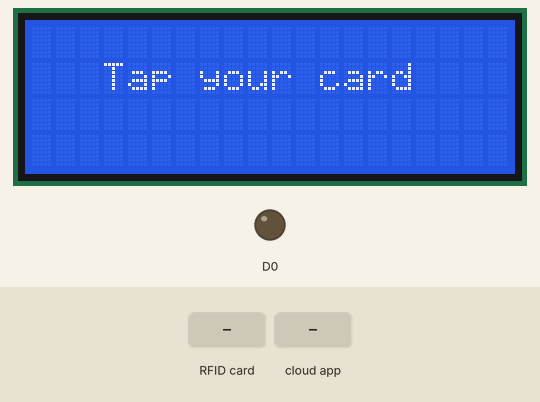
This sketch was run on a simulated ESP8266 (NodeMCU). Parts: 20×4 character LCD, output pins drawn as LEDs (lit = HIGH). The test bench sets the inputs (shaded band). WiFi joins after 1.5 s; servers stay silent unless stated; the Firebase database answers and starts empty.

Above: at 3.8 s.
3.9 s: RFID card 5E 7A 19 C4 held to the reader
At 4.5 s:
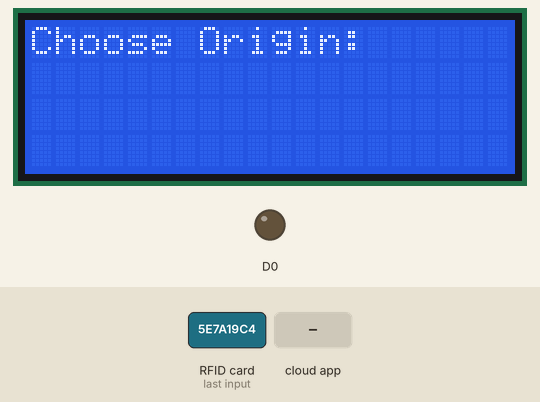
5.5 s: the phone or cloud app sets Place to 1
At 5.96 s:
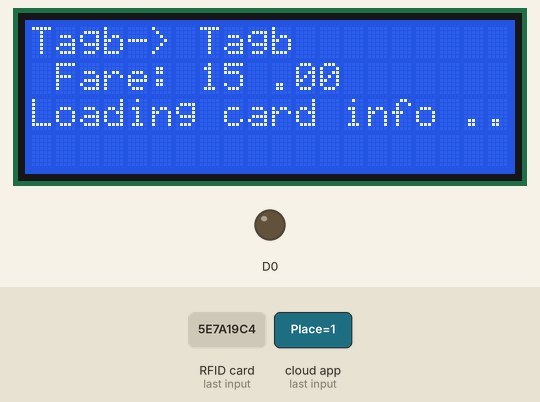
At 6.4 s:
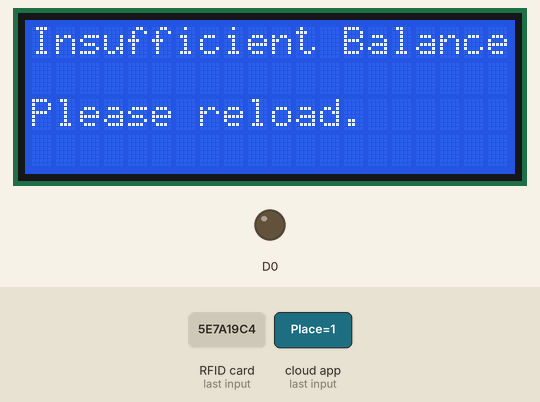
Timing chart, 0 to 10.7 s (numbered marks = the images above; inputs shaded):
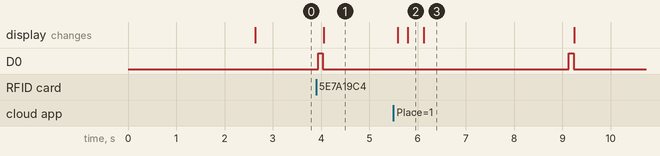

The sketch:

RFID_BBFCS.ino
```cpp
//ESP8266
#include <ArduinoJson.h>          // https://github.com/bblanchon/ArduinoJson
#include <ESP8266Firebase.h>
#include <ESP8266WiFi.h>

//RFID
#include <SPI.h>
#include <MFRC522.h>

//GPS
#include <TinyGPS++.h>
#include <SoftwareSerial.h>

//LCD
#include <Wire.h>
#include <LiquidCrystal_I2C.h>

//NTP Date&Time
#include <NTPClient.h>
#include <TimeLib.h>
#include <WiFiUdp.h>

//GPS
//TinyGPSPlus gps;
SoftwareSerial espSerial(1, 3); //RX -> D1 TX -> D0

//ESP8266
#define _SSID "DRRM OFFICE"        // To be changed
#define _PASSWORD "Drrmoffice@2020"    // To be changed
#define PROJECT_ID "rfid-based-bfcs-default-rtdb"
#define FINGERPRINT "A1 B8 E0 02 42 47 38 1D 84 1B 3C B3 1F 6D B8 F4 13 77 57 EF"
Firebase firebase(PROJECT_ID, FINGERPRINT);

//RFID
MFRC522 rfid(D4, D3);

//LCD
LiquidCrystal_I2C lcd(0x27,20,4);

//firebase consts
const int MINIMUM_FARE = 50;

//NTP
WiFiUDP ntpUDP;
NTPClient timeClient(ntpUDP, "pool.ntp.org");
//Week Days
String weekDays[7]={"Sunday", "Monday", "Tuesday", "Wednesday", "Thursday", "Friday", "Saturday"};

//Month names
String months[12]={"January", "February", "March", "April", "May", "June", "July", "August", "September", "October", "November", "December"};

void setup() {
  Serial.begin(115200);
  timeClient.begin();
  timeClient.setTimeOffset(28800);

  rfidReader_SetUp();
  //gps_SetUp();
  esp8266_SetUp();
  lcd_SetUp();
}

void loop() {
  //<<-- start rfid card reading -->>
  String tag;
  lcdPrint("Tap your card","",3,1);
  if( ! rfid.PICC_IsNewCardPresent()) return;
  if(rfid.PICC_ReadCardSerial()){
    for(byte i = 0; i < 4; i++){
      tag += rfid.uid.uidByte[i];
    }
    //Serial.println("RFID : " + tag);
    rfid.PICC_HaltA();
    rfid.PCD_StopCrypto1();

    //buzz for 1 sec
    digitalWrite(D0, HIGH);
    delay(100);
    digitalWrite(D0, LOW);

    //Get Origin and Destination
    lcd.clear();
    lcdPrint("Choose Origin: ","",0,0);
    bool buttonIsPushed_flag = false;
    int origin = 0;
    while(!buttonIsPushed_flag){
      String originDB = firebase.getString("Temp/Place");
      if(originDB == "1"){
        origin = 2; //Tagb
        buttonIsPushed_flag = true;
        lcdPrint("Tagbilaran","",2,1);
      }
      else if(originDB == "2"){
        origin = 3; //Baclayon
        buttonIsPushed_flag = true;
        lcdPrint("Baclayon","",2,1);
      }
      else if(originDB == "3"){
        origin = 4; //Albur
        buttonIsPushed_flag = true;
        lcdPrint("Albur","",2,1);
      }
      else if(originDB == "4"){
        origin = 5; //loay
        buttonIsPushed_flag = true;
        lcdPrint("Loay","",2,1);
      }
      else if(originDB == "5"){
        origin = 6; //loboc
        buttonIsPushed_flag = true;
        lcdPrint("Loboc","",2,1);
      }
    }
    firebase.deleteData("Temp");
    lcdPrint("Choose Dest: ","",0,2);
    buttonIsPushed_flag = false;
    int destination = 0;
    while(!buttonIsPushed_flag){
      String destDB = firebase.getString("Temp/Place");
      if(destDB == "1"){
        destination = 2; //Tagb
        buttonIsPushed_flag = true;
        lcdPrint("Tagbilaran","",2,3);
      }
      else if(destDB == "2"){
        destination = 3; //Baclayon
        buttonIsPushed_flag = true;
        lcdPrint("Baclayon","",2,3);
      }
      else if(destDB == "3"){
        destination = 4; //Albur
        buttonIsPushed_flag = true;
        lcdPrint("Albur","",2,3);
      }
      else if(destDB == "4"){
        destination = 5; //Loay
        buttonIsPushed_flag = true;
        lcdPrint("Loay","",2,3);
      }
      else if(destDB == "5"){
        destination = 6; //Loboc
        buttonIsPushed_flag = true;
        lcdPrint("Loboc","",2,3);
      }
    }

    firebase.deleteData("Temp");
    //Serial.clear();
    int fare = getFare(origin, destination);

    //get data from db
    getDataFromDB(tag, fare, origin, destination);
    tag = "";
  }

}

void lcd_SetUp(){
  lcd.init();
  lcd.backlight();
  lcd.setCursor(0,0);
}
void rfidReader_SetUp(){
  SPI.begin();
  rfid.PCD_Init();

  //for buzzer
  pinMode(D0, OUTPUT);
  digitalWrite(D0, LOW);
}

/*void gps_SetUp(){
  //ss.begin(9600);
  getGPSInfo();
}*/

void esp8266_SetUp(){
  WiFi.mode(WIFI_STA);
  WiFi.disconnect();
  delay(1000);

  // Connect to WiFi
  //Serial.println();
  //Serial.print("Connecting to: ");
  //Serial.println(_SSID);
  WiFi.begin(_SSID, _PASSWORD);

  while (WiFi.status() != WL_CONNECTED) {
    delay(500);
    //Serial.print("-");
  }

  //Serial.println("");
  //Serial.println("WiFi Connected");
}

//get fare
int getFare(int origin, int destination){
    /*{1,1,15},{1,2,15},{1,3,20},{1,4,30},{1,5,40},{1,6,50},
     {2,1,15},{2,2,15},{2,3,20},{2,4,30},{2,5,40},{2,6,50},
     {3,1,20},{3,2,20},{3,3,15},{3,4,20},{3,5,30},{3,6,40},
     {4,1,30},{4,2,30},{4,3,20},{4,4,15},{4,5,20},{5,6,30},
     {5,1,40},{5,2,40},{5,3,30},{5,4,20},{5,5,15},{5,6,20},
     {6,1,50},{6,2,50},{6,3,40},{6,4,30},{6,5,20},{6,6,15}*/
  int fareList[6][6] = {{15,15,20,30,40,50},
                        {15,15,20,30,40,50},
                        {20,20,15,20,30,40},
                        {30,30,20,15,20,30},
                        {40,40,30,20,15,20},
                        {50,50,40,30,20,15}};
  return fareList[origin-1][destination-1];
}

//get place
String getPlace(int point){
  String places[6] = {"Bus Trmnl","Tagb","Baclyn","Albur","Loay","Loboc"};
  return places[point-1];
}

//get GPS location
/*void getGPSInfo()
{
  while (ss.available() > 0){
    if (gps.encode(ss.read())){
        Serial.print(F("Location: "));
        if (gps.location.isValid())
        {
          Serial.print(gps.location.lat(), 6);
          Serial.print(F(","));
          Serial.print(gps.location.lng(), 6);
          String loc = String(gps.location.lat(), 6) + "," + String(gps.location.lng(), 6);
          //lcdPrint("LatLng", loc);
        }
        else
        {
          Serial.print(F("INVALID"));
        }
        Serial.println();
    }
  }
  if (millis() > 5000 && gps.charsProcessed() < 10)
  {
    Serial.println(F("No GPS detected: check wiring."));
    while(true);
  }
}*/

//Displays value of toPrint variable
void lcdPrint(String label, String toPrint, int x, int y){
  //lcd.init();
  lcd.backlight();
  lcd.setCursor(x,y);
  lcd.print(label + " " + toPrint);
}

//Get initial data from firebase
void getDataFromDB(String uid, int fare, int origin, int destination){
  lcd.clear();
  lcdPrint(getPlace(origin)+"->",getPlace(destination),0,0);
  lcdPrint("Fare: " + String(fare),".00",1,1);
  lcdPrint("Loading card info ..","",0,2);
  String loadbal = firebase.getString("User/" + uid + "/LoadBal");
  String cardstat = firebase.getString("User/" + uid + "/CardStatus");
  //String boardstat = firebase.getString("User/" + uid + "/BoardingStatus");
  lcd.clear();
  //Serial.println("Loadbal: " + String(loadbal));
  if(loadbal.toInt() >= fare){
    if(cardstat == "1"){
      lcdPrint("Load Bal: ", String(loadbal.toInt()-fare) + ".00",0,0);
      lcdPrint("Card Status: ", "Active",0,2);

      //update load balance
      int newBal = loadbal.toInt() - fare;
      firebase.setString("User/" + uid + "/LoadBal", String(newBal));

      //add travel record
      //get time from net
      timeClient.update();
      time_t epochTime = timeClient.getEpochTime();
      int currentHour = timeClient.getHours();
      int currentMinute = timeClient.getMinutes();
      //Get a time structure
      struct tm *ptm = gmtime ((time_t *)&epochTime);
      int monthDay = ptm->tm_mday;
      int currentMonth = ptm->tm_mon+1;
      int currentYear = ptm->tm_year+1900;
      String currentDate = String(currentYear) + "" + String(currentMonth) + "" + String(monthDay);

      String dateOfTravel = currentDate + "/";
      String dateTimeOfTravel = String(currentYear) + "-" + String(currentMonth) + "-" + String(monthDay) + " " + String(currentHour) + ":" + String(currentMinute);
      //String origin = "Tagbilaran City";
      //String destination = "Loboc";
      //String fare = String(MINIMUM_FARE);
      firebase.setString("TravelHistory/" + dateOfTravel + uid + "/DateTime", dateTimeOfTravel);
      firebase.setString("TravelHistory/" + dateOfTravel + uid + "/Origin", getPlace(origin));
      firebase.setString("TravelHistory/" + dateOfTravel + uid + "/Destination", getPlace(destination));
      firebase.setString("TravelHistory/" + dateOfTravel + uid + "/Fare", String(fare));
      firebase.setString("TravelHistory/" + dateOfTravel + uid + "/UID", uid);
    }else{
      lcdPrint("Card Status: ", "",0,0);
      lcdPrint("Inactive", "",0,1);
      delay(3000);
    }
  }else{
    lcdPrint("Insufficient Balance", "",0,0);
    lcdPrint("Please", "reload.",0,2);
    delay(3000);
  }
  //buzz for 1 sec
  digitalWrite(D0, HIGH);
  delay(100);
  digitalWrite(D0, LOW);
  lcd.clear();
}
```

Measured:
- after the input at 3.9 s, D0: LOW → HIGH at once, → LOW 0.10 s later; the display: changes after 0.16 s (image 1)
- after the input at 5.5 s, D0: LOW → HIGH after 3.6 s, → LOW 0.10 s later; the display: first changes after 0.09 s (image 2 shows a later state)
